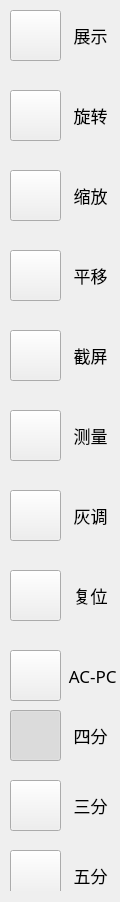
<?xml version="1.0" encoding="UTF-8"?>
<ui version="4.0">
 <class>qSlicerMeasureModuleWidget</class>
 <widget class="qSlicerWidget" name="qSlicerMeasureModuleWidget">
  <property name="geometry">
   <rect>
    <x>0</x>
    <y>0</y>
    <width>120</width>
    <height>902</height>
   </rect>
  </property>
  <property name="minimumSize">
   <size>
    <width>120</width>
    <height>0</height>
   </size>
  </property>
  <property name="maximumSize">
   <size>
    <width>120</width>
    <height>16777215</height>
   </size>
  </property>
  <property name="windowTitle">
   <string>QmitkTemplate</string>
  </property>
  <property name="styleSheet">
   <string notr="true">border-color: rgb(252, 252, 252);</string>
  </property>
  <widget class="QWidget" name="widget" native="true">
   <property name="geometry">
    <rect>
     <x>0</x>
     <y>10</y>
     <width>121</width>
     <height>701</height>
    </rect>
   </property>
   <widget class="QLabel" name="label_6">
    <property name="geometry">
     <rect>
      <x>60</x>
      <y>400</y>
      <width>61</width>
      <height>51</height>
     </rect>
    </property>
    <property name="font">
     <font>
      <family>微软雅黑</family>
      <pointsize>13</pointsize>
     </font>
    </property>
    <property name="text">
     <string>测量</string>
    </property>
    <property name="alignment">
     <set>Qt::AlignCenter</set>
    </property>
   </widget>
   <widget class="QLabel" name="label_5">
    <property name="geometry">
     <rect>
      <x>60</x>
      <y>560</y>
      <width>61</width>
      <height>51</height>
     </rect>
    </property>
    <property name="font">
     <font>
      <family>微软雅黑</family>
      <pointsize>13</pointsize>
     </font>
    </property>
    <property name="text">
     <string>复位</string>
    </property>
    <property name="alignment">
     <set>Qt::AlignCenter</set>
    </property>
   </widget>
   <widget class="QLabel" name="label">
    <property name="geometry">
     <rect>
      <x>60</x>
      <y>80</y>
      <width>61</width>
      <height>51</height>
     </rect>
    </property>
    <property name="font">
     <font>
      <family>微软雅黑</family>
      <pointsize>13</pointsize>
     </font>
    </property>
    <property name="text">
     <string>旋转</string>
    </property>
    <property name="alignment">
     <set>Qt::AlignCenter</set>
    </property>
   </widget>
   <widget class="QLabel" name="label_7">
    <property name="geometry">
     <rect>
      <x>60</x>
      <y>480</y>
      <width>61</width>
      <height>51</height>
     </rect>
    </property>
    <property name="font">
     <font>
      <family>微软雅黑</family>
      <pointsize>13</pointsize>
     </font>
    </property>
    <property name="text">
     <string>灰调</string>
    </property>
    <property name="alignment">
     <set>Qt::AlignCenter</set>
    </property>
   </widget>
   <widget class="QLabel" name="label_2">
    <property name="geometry">
     <rect>
      <x>60</x>
      <y>160</y>
      <width>61</width>
      <height>51</height>
     </rect>
    </property>
    <property name="font">
     <font>
      <family>微软雅黑</family>
      <pointsize>13</pointsize>
     </font>
    </property>
    <property name="text">
     <string>缩放</string>
    </property>
    <property name="alignment">
     <set>Qt::AlignCenter</set>
    </property>
   </widget>
   <widget class="QPushButton" name="pBtnZoomout">
    <property name="geometry">
     <rect>
      <x>10</x>
      <y>160</y>
      <width>51</width>
      <height>51</height>
     </rect>
    </property>
    <property name="text">
     <string/>
    </property>
    <property name="checkable">
     <bool>true</bool>
    </property>
    <property name="autoExclusive">
     <bool>true</bool>
    </property>
    <property name="flat">
     <bool>false</bool>
    </property>
   </widget>
   <widget class="QPushButton" name="pBtnGrayscale">
    <property name="geometry">
     <rect>
      <x>10</x>
      <y>480</y>
      <width>51</width>
      <height>51</height>
     </rect>
    </property>
    <property name="text">
     <string/>
    </property>
    <property name="checkable">
     <bool>true</bool>
    </property>
    <property name="autoExclusive">
     <bool>true</bool>
    </property>
   </widget>
   <widget class="QPushButton" name="pBtnMove">
    <property name="geometry">
     <rect>
      <x>10</x>
      <y>240</y>
      <width>51</width>
      <height>51</height>
     </rect>
    </property>
    <property name="text">
     <string/>
    </property>
    <property name="checkable">
     <bool>true</bool>
    </property>
    <property name="autoExclusive">
     <bool>true</bool>
    </property>
   </widget>
   <widget class="QPushButton" name="pBtnZoomin">
    <property name="geometry">
     <rect>
      <x>10</x>
      <y>80</y>
      <width>51</width>
      <height>51</height>
     </rect>
    </property>
    <property name="font">
     <font>
      <pointsize>9</pointsize>
     </font>
    </property>
    <property name="text">
     <string/>
    </property>
    <property name="checkable">
     <bool>true</bool>
    </property>
    <property name="autoExclusive">
     <bool>true</bool>
    </property>
    <property name="flat">
     <bool>false</bool>
    </property>
   </widget>
   <widget class="QPushButton" name="pBtnZoomin_2">
    <property name="geometry">
     <rect>
      <x>10</x>
      <y>0</y>
      <width>51</width>
      <height>51</height>
     </rect>
    </property>
    <property name="styleSheet">
     <string notr="true"/>
    </property>
    <property name="text">
     <string/>
    </property>
    <property name="checkable">
     <bool>true</bool>
    </property>
    <property name="checked">
     <bool>false</bool>
    </property>
    <property name="autoExclusive">
     <bool>true</bool>
    </property>
    <property name="flat">
     <bool>false</bool>
    </property>
   </widget>
   <widget class="QPushButton" name="pBtnMeasure">
    <property name="geometry">
     <rect>
      <x>10</x>
      <y>400</y>
      <width>51</width>
      <height>51</height>
     </rect>
    </property>
    <property name="styleSheet">
     <string notr="true"/>
    </property>
    <property name="text">
     <string/>
    </property>
    <property name="checkable">
     <bool>true</bool>
    </property>
    <property name="autoExclusive">
     <bool>true</bool>
    </property>
   </widget>
   <widget class="QLabel" name="label_3">
    <property name="geometry">
     <rect>
      <x>60</x>
      <y>240</y>
      <width>61</width>
      <height>51</height>
     </rect>
    </property>
    <property name="font">
     <font>
      <family>微软雅黑</family>
      <pointsize>13</pointsize>
     </font>
    </property>
    <property name="text">
     <string>平移</string>
    </property>
    <property name="alignment">
     <set>Qt::AlignCenter</set>
    </property>
   </widget>
   <widget class="QPushButton" name="pBtnReset">
    <property name="geometry">
     <rect>
      <x>10</x>
      <y>560</y>
      <width>51</width>
      <height>51</height>
     </rect>
    </property>
    <property name="font">
     <font>
      <pointsize>9</pointsize>
     </font>
    </property>
    <property name="text">
     <string/>
    </property>
    <property name="checkable">
     <bool>true</bool>
    </property>
    <property name="autoExclusive">
     <bool>true</bool>
    </property>
   </widget>
   <widget class="QLabel" name="label_4">
    <property name="geometry">
     <rect>
      <x>60</x>
      <y>320</y>
      <width>61</width>
      <height>51</height>
     </rect>
    </property>
    <property name="font">
     <font>
      <family>微软雅黑</family>
      <pointsize>13</pointsize>
     </font>
    </property>
    <property name="text">
     <string>截屏</string>
    </property>
    <property name="alignment">
     <set>Qt::AlignCenter</set>
    </property>
   </widget>
   <widget class="QPushButton" name="pBtnWhirling">
    <property name="geometry">
     <rect>
      <x>10</x>
      <y>320</y>
      <width>51</width>
      <height>51</height>
     </rect>
    </property>
    <property name="text">
     <string/>
    </property>
    <property name="checkable">
     <bool>true</bool>
    </property>
    <property name="autoExclusive">
     <bool>true</bool>
    </property>
   </widget>
   <widget class="QLabel" name="label_14">
    <property name="geometry">
     <rect>
      <x>60</x>
      <y>0</y>
      <width>61</width>
      <height>51</height>
     </rect>
    </property>
    <property name="font">
     <font>
      <family>微软雅黑</family>
      <pointsize>13</pointsize>
     </font>
    </property>
    <property name="text">
     <string>展示</string>
    </property>
    <property name="alignment">
     <set>Qt::AlignCenter</set>
    </property>
   </widget>
   <widget class="QLabel" name="label_10">
    <property name="geometry">
     <rect>
      <x>60</x>
      <y>640</y>
      <width>61</width>
      <height>51</height>
     </rect>
    </property>
    <property name="font">
     <font>
      <family>微软雅黑</family>
      <pointsize>13</pointsize>
     </font>
    </property>
    <property name="text">
     <string> AC-PC</string>
    </property>
    <property name="alignment">
     <set>Qt::AlignCenter</set>
    </property>
   </widget>
   <widget class="QPushButton" name="pBtnACPC">
    <property name="geometry">
     <rect>
      <x>10</x>
      <y>640</y>
      <width>51</width>
      <height>51</height>
     </rect>
    </property>
    <property name="font">
     <font>
      <pointsize>9</pointsize>
     </font>
    </property>
    <property name="text">
     <string/>
    </property>
    <property name="checkable">
     <bool>true</bool>
    </property>
    <property name="autoExclusive">
     <bool>true</bool>
    </property>
   </widget>
  </widget>
  <widget class="QWidget" name="widget_2" native="true">
   <property name="geometry">
    <rect>
     <x>0</x>
     <y>710</y>
     <width>121</width>
     <height>181</height>
    </rect>
   </property>
   <widget class="QLabel" name="label_12">
    <property name="geometry">
     <rect>
      <x>60</x>
      <y>140</y>
      <width>61</width>
      <height>51</height>
     </rect>
    </property>
    <property name="font">
     <font>
      <family>微软雅黑</family>
      <pointsize>13</pointsize>
     </font>
    </property>
    <property name="text">
     <string>五分</string>
    </property>
    <property name="alignment">
     <set>Qt::AlignCenter</set>
    </property>
   </widget>
   <widget class="QLabel" name="label_8">
    <property name="geometry">
     <rect>
      <x>60</x>
      <y>0</y>
      <width>61</width>
      <height>51</height>
     </rect>
    </property>
    <property name="font">
     <font>
      <family>微软雅黑</family>
      <pointsize>13</pointsize>
     </font>
    </property>
    <property name="text">
     <string>四分</string>
    </property>
    <property name="alignment">
     <set>Qt::AlignCenter</set>
    </property>
   </widget>
   <widget class="QPushButton" name="pBtnThreeView">
    <property name="geometry">
     <rect>
      <x>10</x>
      <y>70</y>
      <width>51</width>
      <height>51</height>
     </rect>
    </property>
    <property name="text">
     <string/>
    </property>
    <property name="checkable">
     <bool>true</bool>
    </property>
    <property name="autoExclusive">
     <bool>true</bool>
    </property>
   </widget>
   <widget class="QPushButton" name="pBtnAllView">
    <property name="geometry">
     <rect>
      <x>10</x>
      <y>140</y>
      <width>51</width>
      <height>51</height>
     </rect>
    </property>
    <property name="text">
     <string/>
    </property>
    <property name="checkable">
     <bool>true</bool>
    </property>
    <property name="autoExclusive">
     <bool>true</bool>
    </property>
   </widget>
   <widget class="QLabel" name="label_9">
    <property name="geometry">
     <rect>
      <x>60</x>
      <y>70</y>
      <width>61</width>
      <height>51</height>
     </rect>
    </property>
    <property name="font">
     <font>
      <family>微软雅黑</family>
      <pointsize>13</pointsize>
     </font>
    </property>
    <property name="text">
     <string>三分</string>
    </property>
    <property name="alignment">
     <set>Qt::AlignCenter</set>
    </property>
   </widget>
   <widget class="QPushButton" name="pBtnFourView">
    <property name="geometry">
     <rect>
      <x>10</x>
      <y>0</y>
      <width>51</width>
      <height>51</height>
     </rect>
    </property>
    <property name="text">
     <string/>
    </property>
    <property name="checkable">
     <bool>true</bool>
    </property>
    <property name="checked">
     <bool>true</bool>
    </property>
    <property name="autoExclusive">
     <bool>true</bool>
    </property>
   </widget>
  </widget>
  <action name="action_2">
   <property name="text">
    <string>放大大</string>
   </property>
  </action>
  <action name="action_3">
   <property name="text">
    <string>缩小</string>
   </property>
  </action>
 </widget>
 <layoutdefault spacing="6" margin="11"/>
 <customwidgets>
  <customwidget>
   <class>qSlicerWidget</class>
   <extends>QWidget</extends>
   <header>qSlicerWidget.h</header>
   <container>1</container>
  </customwidget>
 </customwidgets>
 <resources/>
 <connections/>
</ui>
